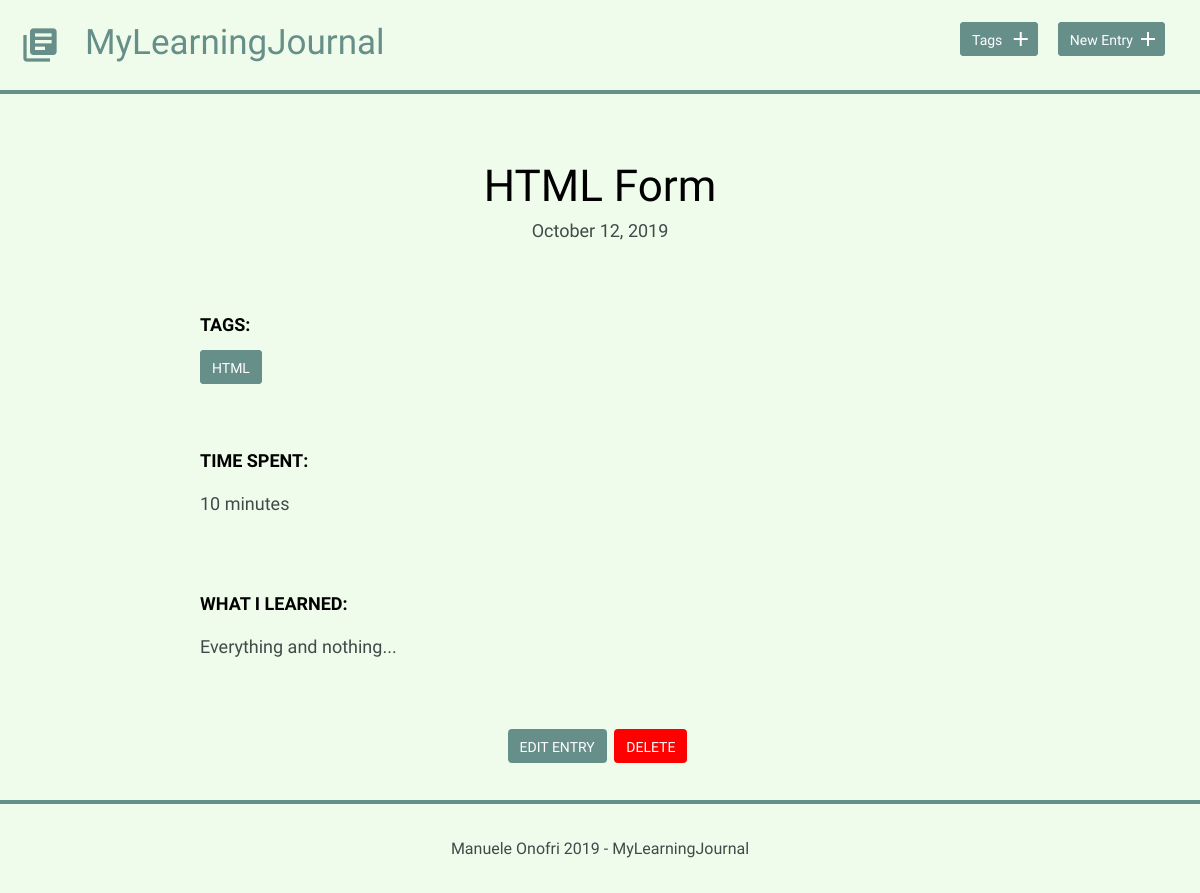
/detail.php?id=7, run on an earlier commit of the app's database.
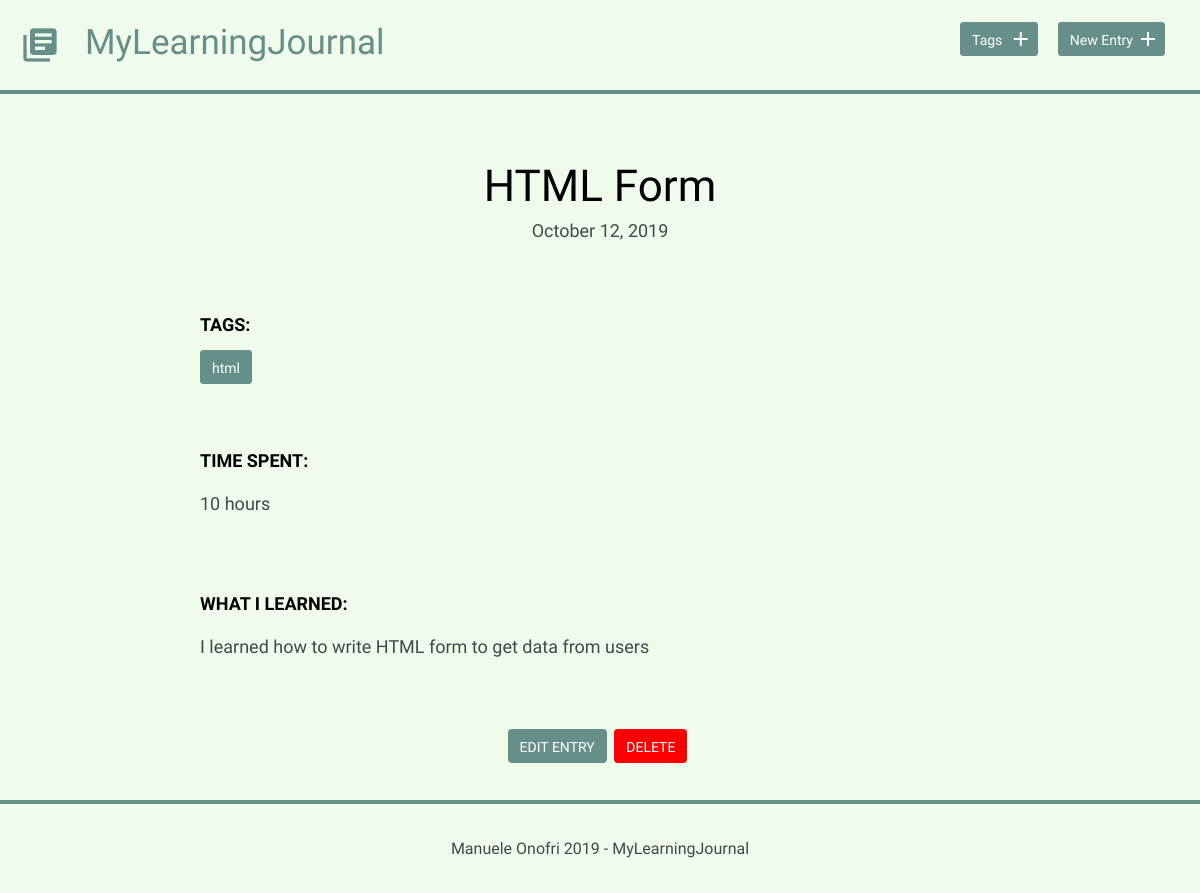
And on a later commit of the database.
### tables this page shows
CREATE TABLE "entries" (
	`id`	INTEGER,
	`title`	TEXT,
	`date`	TEXT,
	`time_spent`	INTEGER,
	`learned`	BLOB,
	`resources`	BLOB,
	PRIMARY KEY(`id`)
);

### inc/functions.php (called while the page is built, shortened)
<?php
function get_entry($entry_id) {
    include('connection.php');
    try {
       $result = $db->prepare('SELECT * FROM entries WHERE id = ?');
       $result->bindValue(1, $entry_id, PDO::PARAM_INT);
       $result->execute();
    } catch (Exception $e) {
       $e->getMessage();
    }
    $entry = $result->fetch();
    return $entry;
}
function get_tags_per_entry($entry_id) {
    include('connection.php');
    try {
        $results = $db->query('SELECT tags.name, tags.id FROM tags JOIN entries_tags
                                ON tags.id = entries_tags.tags_id
                                WHERE entries_tags.entries_id = ?');
        $results->bindValue(1, $entry_id, PDO::PARAM_INT);
        $results->execute();
    } catch (Exception $e) {
       $e->getMessage();
    }
    $tags = $results->fetchAll(PDO::FETCH_ASSOC);
    return $tags;
}

### detail.php (the view, shortened to what this page needs)
<?php
include('inc/functions.php');
if (isset($_GET['id'])) {
    $entry_id = filter_input(INPUT_GET, 'id', FILTER_SANITIZE_NUMBER_INT);
    $entry = get_entry($entry_id);
    $tags = get_tags_per_entry($entry_id);
}
include('inc/header.php');
?>
<div class="entry-list single">
    <article>
        <h1><?php echo $entry['title']; ?></h1>
        <time datetime="<?php echo $entry['date']; ?>">
            <?php echo strftime("%B %e, %G", strtotime($entry['date'])); ?>
        </time>
        <?php
        if (!empty($tags)) {
            echo '<div class="entry">';
            echo "<h3>tags:</h3>";
            echo "<div class='tags-list'>";
            foreach ($tags as $tag) {
                echo "<a href='tags.php?id=" . $tag['id'] . "' class='button button-tag'>" . $tag['name'] . "</a>";
            }
            echo "</div>";
            echo "</div>";
        }
        ?>
        <div class="entry">
            <h3>Time Spent: </h3>
            <p><?php echo $entry['time_spent']; ?></p>
        </div>
        <div class="entry">
            <h3>What I Learned:</h3>
            <p><?php echo $entry['learned']; ?></p>
        </div>
    </article>
</div>
<div class="edit">
    <a class="button" href="edit.php?id=<?php echo $entry['id']; ?>">Edit Entry</a>
    <form method='post' action='detail.php'
          onsubmit="return confirm('Are you sure you want to delete this entry?')">
        <input type='submit' class='button button-delete' value='delete' />
    </form>
</div>
<?php include('inc/footer.php'); ?>

What changed in the data, as far as the page shows it:
changed entries "HTML Form": time_spent "10 minutes" → "10 hours"; learned "Everything and nothing..." → "I learned how to write HTML form to get data from users"
Also different on the page:
$tag['name']: "HTML" → "html"
